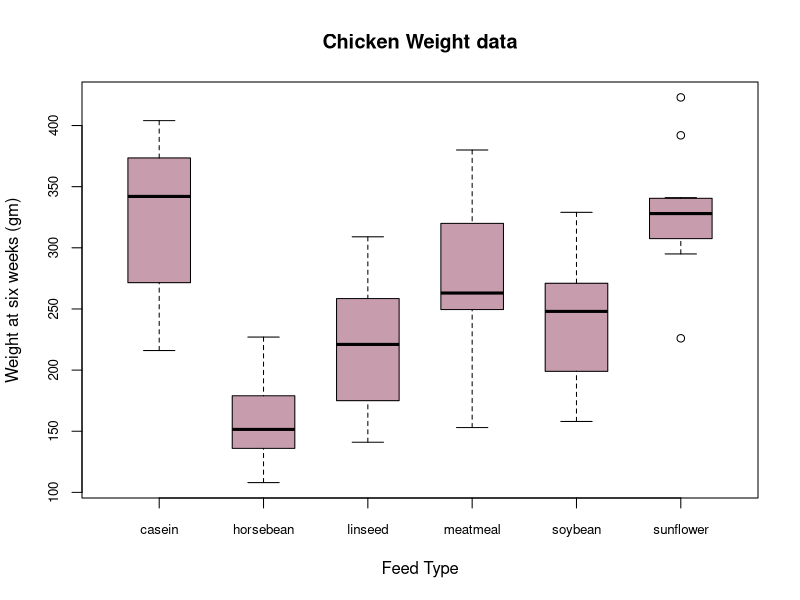
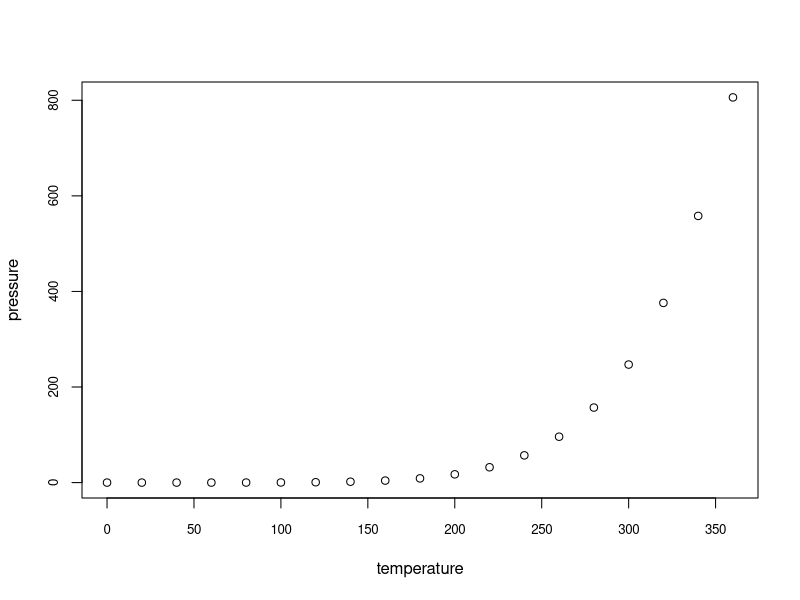
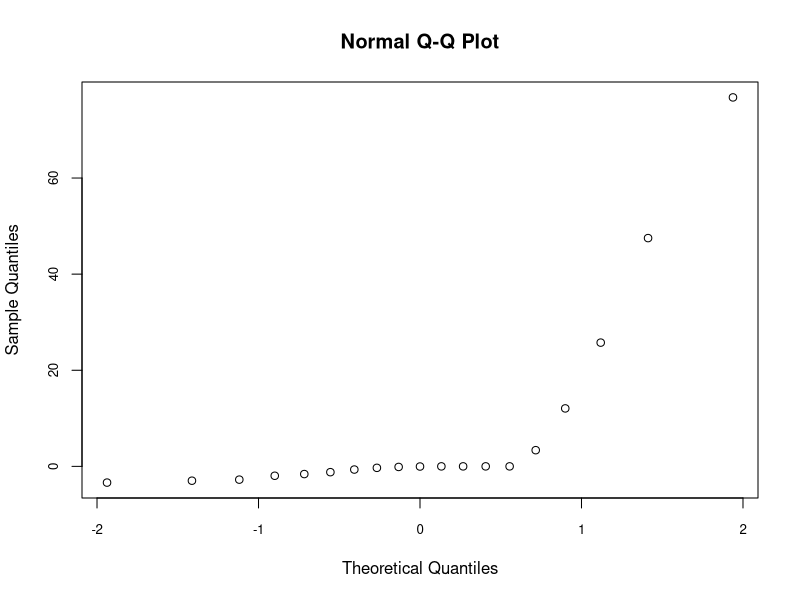
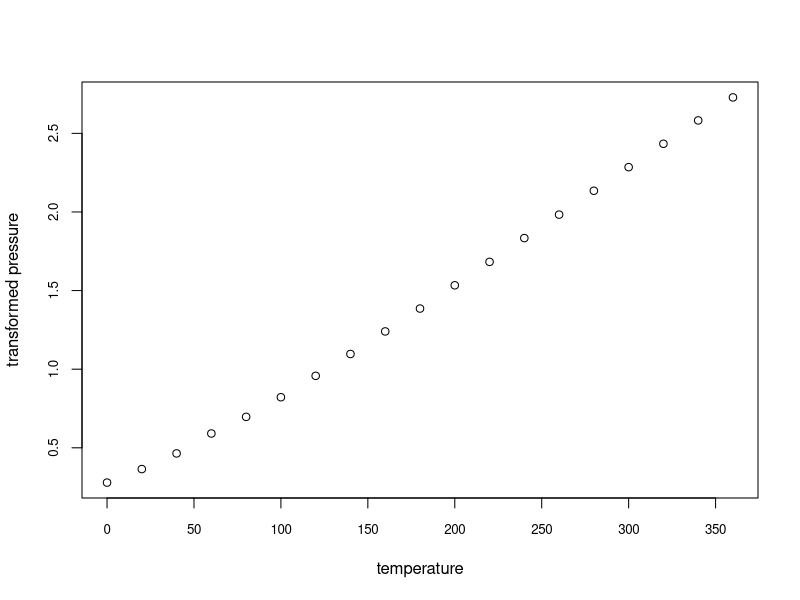
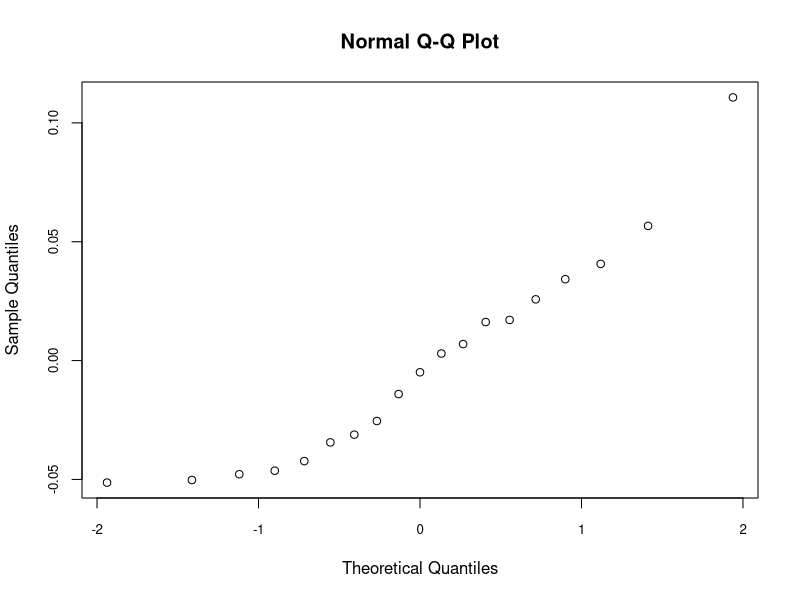

The R script that drew these images, in order:
## ---- chunk 1
# How many variables in this data frame? What are the meanings of these variables?
q1_df <- chickwts
cat("Variable names are - '", paste(names(q1_df), collapse = "' and '"), "'", sep="")
head(q1_df,5)
## ---- chunk 2
# Draw a boxplot to illustrate the weight of different feed types.
# (Put all boxplots in a single plot.)
par(cex.axis = 0.8) # Reduce the fontsize of the x and y ticks to make it fit
boxplot(q1_df$weight ~ q1_df$feed, col = "#c79cac",
        varwidth = FALSE, notch = FALSE, main = "Chicken Weight data",
        ylab = "Weight at six weeks (gm)", xlab = "Feed Type", boxwex = 0.6)
## ---- chunk 3
# Create a subset of the data frame called chickwtsLinseed which contains all
# observations for which the chicks were fed linseed.
chickwtsLinseed <- q1_df[q1_df$feed == "linseed", ]
rownames(chickwtsLinseed) <- seq_len(nrow(chickwtsLinseed))    # Reset column index

# Calculate the average weight of the chicks who were fed linseed.
cat("Average weight for linseed chicks is", mean(chickwtsLinseed$weight), "gm.")
## ---- chunk 4
# Compare the weights of chicks in group linseed and group sunflower by a
# two-sample t test. What is the p value?
chickwtsSunflower <- q1_df[q1_df$feed == "sunflower", ]
rownames(chickwtsSunflower) <- seq_len(nrow(chickwtsSunflower))
chickwtsTtest <- t.test(chickwtsLinseed$weight, chickwtsSunflower$weight)
chickwtsPval <- chickwtsTtest$p.value
cat("The p-value is", format(chickwtsPval, scientific = FALSE))
## ---- chunk 5
# Find number of observations, mean, median and standard deviation of weight for each feed type
summary_stats_list <- tapply(q1_df$weight, q1_df$feed, function(x) {
  len_df <- length(x)
  mn_df <- mean(x)
  medn_df <- median(x)
  sd_df <- sd(x)
  agg <- c(num = len_df, mean = mn_df, median = medn_df, sd = sd_df)
  return(agg)
})

summary_df <- as.data.frame(do.call(rbind, summary_stats_list))
print(summary_df)
## ---- chunk 6
# Assign rnf6080.dat to dataframe and change -999 to NA
rain_df <- read.table('rnf6080.dat')
rain_df[rain_df == -999] <- NA
head(rain_df, 5)
## ---- chunk 7
# What are the names of the columns of rain.df?
names(rain_df)
## ---- chunk 8
# Re-label the columns of the data frame
names(rain_df) <- c("year", "month", "day", seq(0, 23))
names(rain_df)
## ---- chunk 9
# Create daily daily column equal to sum of the 24 hourly columns
library(dplyr)
rain_df <- mutate(rain_df, daily = rowSums(rain_df[, 4:27], na.rm = TRUE))
# rain_df$daily <- rowSums(rain_df[, 4:27], na.rm = TRUE)
head(rain_df, 5)
## ---- chunk 10
# Find average amounts of rain fall for each month.
grouped_month <- rain_df %>%
  group_by(month) %>% # year,
  summarize(monthly_avg = mean(daily, na.rm = TRUE), .groups = "drop") %>%
  arrange(month)

print(grouped_month)
## ---- chunk 11
library("dslabs")
# Covert the dataset to a tibble format
us_cd <- us_contagious_diseases
cat(dim(us_cd), "\n", names(us_cd))
us_cd <- as_tibble(us_cd)
head(us_cd, 5)
## ---- chunk 12
# Use filter to find rows with disease Mumps and year between 1991
# and 2000. Show the first 10 rows of your result
us_cd_filt <- filter(us_cd, disease == "Mumps", (year >= 1991 & year <= 2000))
head(us_cd_filt, 10)
## ---- chunk 13
# Find the top 5 states with the most Mumps cases over the 10 years from 1991 to 2000.
tm_top_5 <- us_cd_filt %>%
  group_by(state) %>%
  summarize(sum_count = sum(count, na.rm = TRUE), .groups = "drop") %>%
  arrange(desc(sum_count))

head(tm_top_5, 5)
## ---- chunk 14
# add a column called case per mil which calculates Mumps cases 
# per population (in unit ‘cases per million people’)
us_cd_filt_pop <- mutate(us_cd_filt, case_per_mil = (count / population))
head(us_cd_filt_pop, 2)
## ---- chunk 15
# Find the top 5 states with the most Mumps cases per population on average over 
# the 10 years from 1991 to 2000.
cpm_top_5 <- us_cd_filt_pop %>%
  group_by(state) %>%
  summarize(mean_cpm = mean(case_per_mil, na.rm = TRUE), .groups = "drop") %>%
  arrange(desc(mean_cpm))

head(cpm_top_5, 5)
## ---- chunk 16
# Construct a scatterplot of pressure and temperature
pres <- pressure
plot(pres$temperature, pres$pressure, xlab = "temperature", ylab = "pressure")
print("The variables are non-linearly correlated")
## ---- chunk 17
# Fit a linear model using y = (0.168 + 0.007x)^20/3
# Estimate the residuals and construct a normal QQ plot
pres <- pres %>%
  mutate(model = (0.168 + (0.007 * temperature))^(20 / 3)) %>%
  mutate(residual = pressure - model)
# plot(pres$temperature, pres$pressure, xlab = "temperature", ylab = "pressure")
# lines(pres$temperature, pres$model, type = "l", col = "red")
qqnorm(pres$residual)
print("The data follows a skewed distribution")
## ---- chunk 18
# Apply the power transform y^(3/20) to the pressure data values and
# plot it against temperatures
pres <- pres %>%
  mutate(pres_trans = pressure^(3 / 20)) %>%
  mutate(residual_t = pres_trans - (0.168 + 0.007 * temperature))

plot(pres$temperature, pres$pres_trans, xlab = "temperature",
     ylab = "transformed pressure")
print("A linear relationship is evident")
## ---- chunk 19
qqnorm(pres$residual_t)
print("The residuals follow a normal distribution")
## ---- chunk 20
library(ggplot2)
dia <- diamonds
head(dia, 5)
## ---- chunk 21

## ---- chunk 22

## ---- chunk 23

## ---- chunk 24
